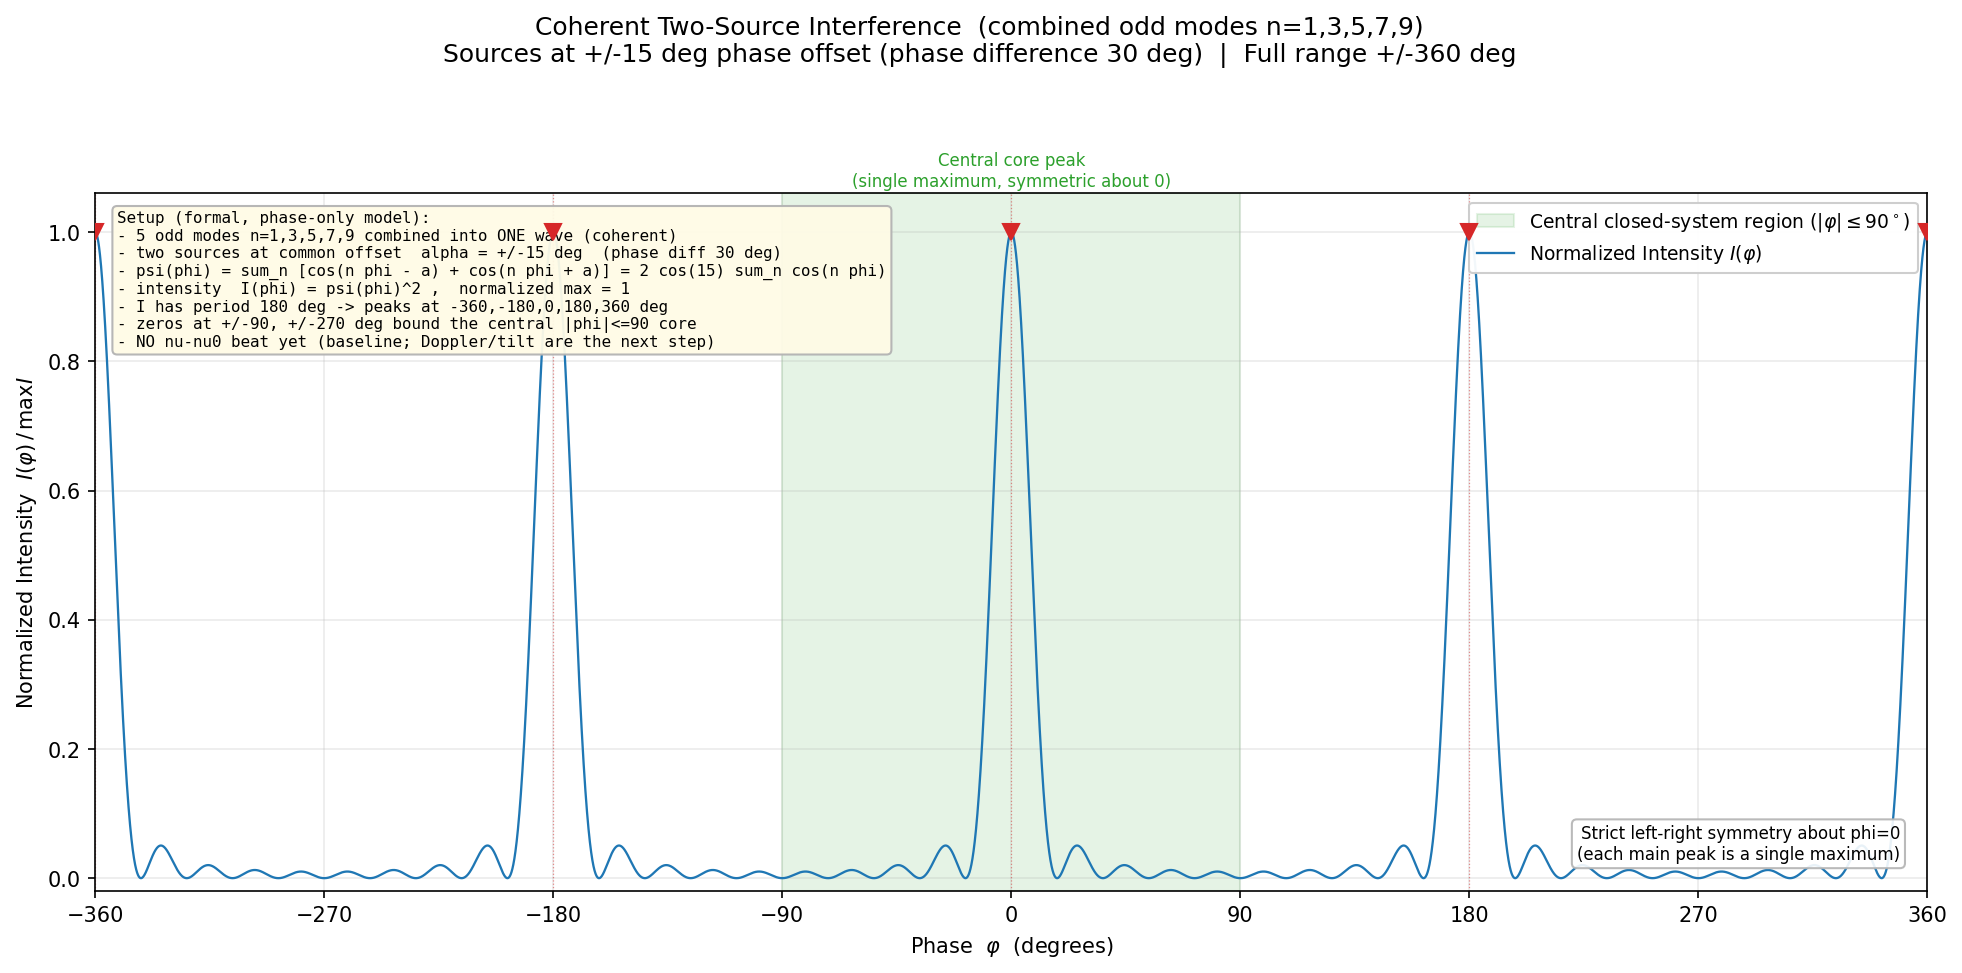

Python code for this plot:
#!/usr/bin/env python3
# -*- coding: utf-8 -*-
"""
================================================================================
 Coherent two-source interference of the COMBINED odd-harmonic wave
 (all five odd modes n = 1,3,5,7,9 summed into one wave), full range +/-360 deg.
 Reproduces the relative-phase-contrast reference figure (Fig.2):
   - two sources at a COMMON phase offset alpha = +/-15 deg (phase difference 30 deg)
   - psi_alpha(phi) = sum_n [cos(n phi - alpha) + cos(n phi + alpha)]
                    = 2 cos(alpha) * sum_n cos(n phi)            (n = 1,3,5,7,9)
   - intensity  I(phi) = psi_alpha(phi)^2 ,  normalized to max = 1
 The squared amplitude has period 180 deg, so the main peaks sit at
   phi = -360, -180, 0, +180, +360 deg ; the zeros at +/-90, +/-270 deg bound the
 central closed-system core |phi| <= 90 deg.  Strict left-right symmetry about 0.

 NOTE: this is the phase-only baseline (NO nu-nu0 beat, NO Doppler, NO tilt yet).
 c=1 / tilt theta=30 / Doppler enter in the NEXT step (beat-induced centre jitter).

 Author: N. Kihara (peer-review dialogue note), 2026.  Combined wave, beat OFF.
================================================================================
"""

import os
import numpy as np
import matplotlib
matplotlib.use("Agg")
import matplotlib.pyplot as plt

# ------------------------------- parameters --------------------------------- #
MODES     = [1, 3, 5, 7, 9]        # the five odd modes, combined into ONE wave
ALPHA_DEG = 15.0                   # common phase offset of each source (+/-alpha)
PHI_MAX   = 360.0                  # full range +/- 360 deg
NPHI      = 400001
OUTDIR    = os.path.dirname(os.path.abspath(__file__))

alpha = np.deg2rad(ALPHA_DEG)

# ------------------------------- the wave ----------------------------------- #
def psi_two_source(phi_rad):
    """Two-source coherent sum: sum_n [cos(n phi - a) + cos(n phi + a)]."""
    out = np.zeros_like(phi_rad)
    for n in MODES:
        out += np.cos(n * phi_rad - alpha) + np.cos(n * phi_rad + alpha)
    return out

def psi_factored(phi_rad):
    """Equivalent closed factorization: 2 cos(alpha) * sum_n cos(n phi)."""
    s = np.zeros_like(phi_rad)
    for n in MODES:
        s += np.cos(n * phi_rad)
    return 2.0 * np.cos(alpha) * s

# ------------------------------- compute ------------------------------------ #
phi_deg = np.linspace(-PHI_MAX, PHI_MAX, NPHI)
phi = np.deg2rad(phi_deg)

psi = psi_two_source(phi)
psi_chk = psi_factored(phi)
fact_err = np.max(np.abs(psi - psi_chk))      # verify the 2cos(alpha) factorization

I = psi ** 2
I_norm = I / I.max()                           # normalize to max = 1

# locate the main peaks (should be at -360,-180,0,180,360)
peak_phis = [-360, -180, 0, 180, 360]
peak_vals = [I_norm[np.argmin(np.abs(phi_deg - p))] for p in peak_phis]
# zeros bounding the central core
core_zeros = [-90, 90]
zero_vals = [I_norm[np.argmin(np.abs(phi_deg - z))] for z in core_zeros]

# ------------------------------- figure ------------------------------------- #
fig, ax = plt.subplots(figsize=(13.2, 6.6))

# central closed-system core shading
ax.axvspan(-90, 90, color="#2ca02c", alpha=0.12,
           label=r"Central closed-system region ($|\varphi|\leq 90^\circ$)")

ax.plot(phi_deg, I_norm, color="#1f77b4", lw=1.1,
        label=r"Normalized Intensity $I(\varphi)$")

# mark the five main peaks
ax.plot(peak_phis, peak_vals, "v", color="#d62728", ms=8, zorder=6)
for p in peak_phis:
    ax.axvline(p, color="#d62728", lw=0.6, ls=":", alpha=0.5)

ax.set_xlim(-PHI_MAX, PHI_MAX)
ax.set_ylim(-0.02, 1.06)
ax.set_xticks(range(-360, 361, 90))
ax.set_xlabel(r"Phase  $\varphi$  (degrees)")
ax.set_ylabel(r"Normalized Intensity  $I(\varphi)\,/\,\max I$")
ax.grid(alpha=0.25)
ax.legend(loc="upper right", fontsize=9, framealpha=0.95)

setup = (
    "Setup (formal, phase-only model):\n"
    "- 5 odd modes n=1,3,5,7,9 combined into ONE wave (coherent)\n"
    "- two sources at common offset  alpha = +/-15 deg  (phase diff 30 deg)\n"
    r"- psi(phi) = sum_n [cos(n phi - a) + cos(n phi + a)] = 2 cos(15) sum_n cos(n phi)"
    "\n- intensity  I(phi) = psi(phi)^2 ,  normalized max = 1\n"
    "- I has period 180 deg -> peaks at -360,-180,0,180,360 deg\n"
    "- zeros at +/-90, +/-270 deg bound the central |phi|<=90 core\n"
    "- NO nu-nu0 beat yet (baseline; Doppler/tilt are the next step)"
)
ax.text(0.012, 0.975, setup, transform=ax.transAxes, va="top", ha="left",
        fontsize=7.6, family="monospace",
        bbox=dict(boxstyle="round", fc="#fffbe6", ec="0.7", alpha=0.95))

ax.text(0.0, 1.005, "Central core peak\n(single maximum, symmetric about 0)",
        transform=ax.get_xaxis_transform(), ha="center", va="bottom",
        fontsize=8, color="#2ca02c")

ax.text(0.985, 0.04,
        "Strict left-right symmetry about phi=0\n(each main peak is a single maximum)",
        transform=ax.transAxes, ha="right", va="bottom", fontsize=8,
        bbox=dict(boxstyle="round", fc="white", ec="0.7", alpha=0.9))

fig.suptitle("Coherent Two-Source Interference  (combined odd modes n=1,3,5,7,9)\n"
             "Sources at +/-15 deg phase offset (phase difference 30 deg)  |  "
             "Full range +/-360 deg", fontsize=12)
fig.tight_layout(rect=[0, 0, 1, 0.94])

base = os.path.join(OUTDIR, "relphase_combined_full360")
fig.savefig(base + ".png", dpi=150, bbox_inches="tight")
fig.savefig(base + ".svg", bbox_inches="tight")
plt.close(fig)

# ------------------------------- report ------------------------------------- #
print("Combined odd modes n =", MODES, " alpha = %.0f deg" % ALPHA_DEG)
print("factorization check  max|psi_sum - 2cos(a)*sum cos| = %.2e" % fact_err)
print("main-peak check (should all be 1.0):")
for p, v in zip(peak_phis, peak_vals):
    print("   phi = %+5d deg  ->  I_norm = %.6f" % (p, v))
print("core-boundary zeros (should be ~0):")
for z, v in zip(core_zeros, zero_vals):
    print("   phi = %+5d deg  ->  I_norm = %.3e" % (z, v))
print("Outputs ->", base + ".png / .svg")
